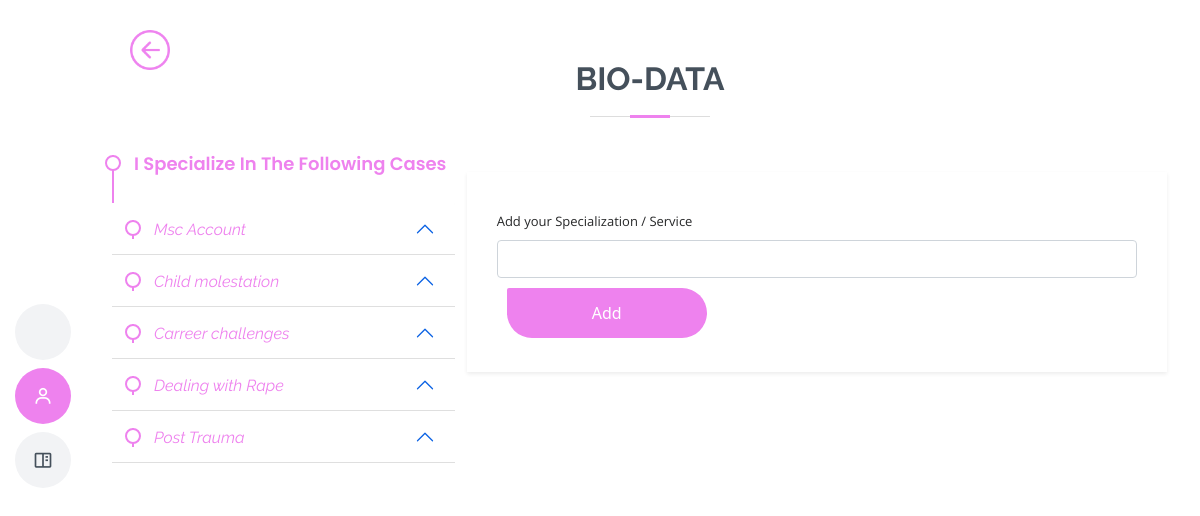
The app's page /specialization (signed in), older data.
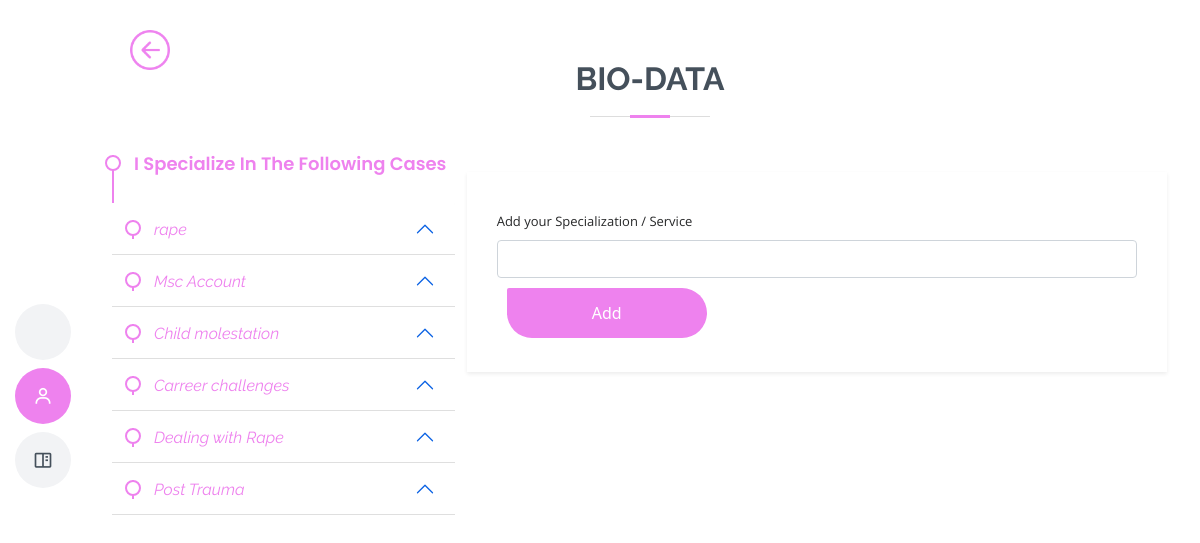
The same page, newer data.
### fc/models.py (models this page shows)
class Specialization(db.Model, UserMixin):
    id = db.Column(db.Integer, primary_key=True)
    fc_id = db.Column(db.String(255), nullable=True)
    email = db.Column(db.String(255), nullable=False)
    spec = db.Column(db.String(255),  nullable=False)
    spec_status = db.Column(db.String(255), nullable=True, default= 0)
    completed_at = db.Column(db.DateTime(), default=datetime.utcnow)
    active = db.Column(db.Boolean())
    confirmed_at = db.Column(db.DateTime())

### fc/routes.py (the view)
@app.route('/specialization', methods=['GET', 'POST'])
@login_required
def services():
    form = SpecializationForm()
    specials = Specialization.query.filter_by(email= current_user.email).order_by(Specialization.completed_at.desc())
    if form.validate_on_submit():
        spec = Specialization(email=current_user.email, spec=form.spec.data, spec_status=1 )
        db.session.add(spec)
        db.session.commit()
        flash(f'Specialization added Successfully !', 'success')
        return redirect (url_for('services'))
    image = url_for('static', filename='user_uploads/' + str(current_user.fc_image))
    return render_template('specialization.html', title = 'Add Specialization', image = image, specials = specials,  form=form)

### fc/forms.py
class SpecializationForm(FlaskForm):
    spec = StringField('Add your Specialization / Service', validators=[DataRequired(), Length(min=2, max=25, message=('Please enter one specialization or service at a time'))])
    submit = SubmitField ('Add')

### fc/__init__.py (called while the page is built)
@login_manager.user_loader
def load_user(user_id):
	return User.query.get(int(user_id))

### fc/templates/specialization.html (shortened to what the changed rows need)
<!DOCTYPE html>
<html lang="en">
<head>
  <link href="/static/profile_style/assets/vendor/aos/aos.css" rel="stylesheet">
  <link href="/static/profile_style/assets/vendor/bootstrap/css/bootstrap.min.css" rel="stylesheet">
  <link href="/static/profile_style/assets/vendor/bootstrap-icons/bootstrap-icons.css" rel="stylesheet">
  <link href="/static/profile_style/assets/vendor/boxicons/css/boxicons.min.css" rel="stylesheet">
  <link href="/static/profile_style/assets/vendor/glightbox/css/glightbox.min.css" rel="stylesheet">
  <link href="/static/profile_style/assets/vendor/swiper/swiper-bundle.min.css" rel="stylesheet">
  <link href="/static/profile_style/assets/css/style.css" rel="stylesheet">
</head>
<body>
  <main id="main">
 <section id="contact" class="contact">
      <div class="container" data-aos="fade-up">
        <div class="section-title ">
          <h2>Bio-data</h2>
        </div>
        <div class="row mt-1 ">
          <div class="col-lg-4" style="margin-top:-15px">
                    {% if specials.count() > 0 %}
            <div class="resume">
              {% for special in specials %}
                <div class="accordion" style="border-style: none;outline: none;outline-style: none; ">
            <div class="accordion"  style="border-style: none;outline: none; outline-style: none;">
            <div class="accordion-item" style="border-style: none;outline: none; ">
              <h2 class="accordion-header" id="headingOne" style="border-style: none;outline: none;outline-style: none;color:violet">
                <button class="accordion-button" type="button" data-bs-toggle="collapse" data-bs-target="#collapseOne" aria-expanded="true" style="border-style:none;outline:none;outline-style: none; background-color: #ffffff; color:violet">
                <div class="resume">
                   <i class="resume-item" style="color:violet"> {{special.spec}}</i>
                </div>
                </button>
              </h2>
            </div>
            </div>
             </div>
              {% endfor %}
            </div>
                 {% endif %}
          </div>
        </div>
      </div>
    </section>
  </main>
</body>
</html>

Row changes from the older to the newer data that the page shows:
added Specialization: spec "rape"
